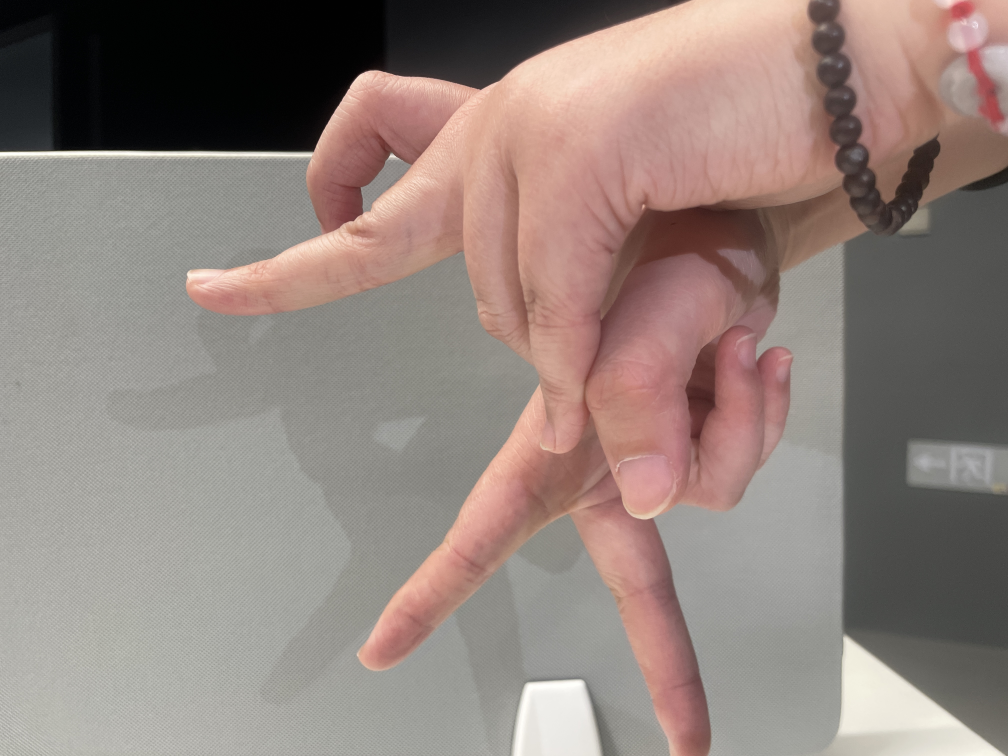
#> input picture handpose_shadow/groups1to5/origial_pics/group1/blackbird.jpg, 4032 x 3024 px (shown at 1/4 size)
$ python hand_detection_tool.py --image ../groups1to5/origial_pics/group1/blackbird.jpg
#> lines starting #> are read from the running program, lines starting #| are printed output that depends on the picture; after the words box and inside, x2 and y2 are one past the last pixel; in counts of white or black regions, pixels touching at a corner belong together
### handpose_shadow/config.py
"""
手影识别系统配置文件
包含所有可配置参数，包括视频设置、识别参数、网络设置和模板定义
"""

import os

# --- 路径设置（已修改）---
# 路径定义已移动到下面 'exe' 检测逻辑之后，以确保 base_path 统一
# ---


# 视频设置
VIDEO_SOURCE = 0  # 0表示默认摄像头
FRAME_WIDTH = 512 # 640  # 处理帧的宽度
FRAME_HEIGHT = 512 # 480  # 处理帧的高度
FRAME_SKIP = 5  # 每隔多少帧处理一次 # 之前是5
SHOW_PREVIEW = True  # 是否显示预览窗口

# ------ 加载 config.json 开始 -----

import json
import os
import sys

# --- 路径设置（已修改）---
# 获取exe文件所在目录
if getattr(sys, 'frozen', False):
    # 打包后的exe环境
    base_path = os.path.dirname(sys.executable)
else:
    # 开发环境
    base_path = os.path.dirname(os.path.abspath(__file__))

# 统一在这里定义所有路径
config_path = os.path.join(base_path, 'config.json')
LOGS_DIR = os.path.join(base_path, "logs")
# TEMPLATES_DIR 将用于拼接 JSON 中定义的相对路径
# 假设 'templates' 文件夹与您的 config.json 位于同一级别

#TEMPLATES_DIR = os.path.join(BASE_DIR, "groups1to5")
TEMPLATES_DIR = os.path.join(base_path, "templates")
# --- 路径设置结束 ---


with open(config_path, 'r', encoding='utf-8') as f:
#> (reads handpose_shadow/config.json from the repository)
    config = json.load(f)

CONSECUTIVE_FRAMES = config['CONSECUTIVE_FRAMES']
DEFAULT_GROUP = config['DEFAULT_GROUP']
TEMPLATE_THRESHOLD = config['TEMPLATE_THRESHOLD']

# --- 新增：从 config.json 加载 TEMPLATE_GROUPS ---
TEMPLATE_GROUPS = config['TEMPLATE_GROUPS']

# --- 新增：遍历并修正文件路径 ---
# 这一步至关重要：
# 1. TEMPLATES_DIR 是绝对路径 (e.g., "C:\\MyProject\\templates")
# 2. template['file'] 是 JSON 中的相对路径 (e.g., "group1/human.png")
# 3. os.path.join 会智能地将它们组合成适用于 Windows 的绝对路径
#    (e.g., "C:\\MyProject\\templates\\group1\\human.png")
for group_name, templates in TEMPLATE_GROUPS.items():
    for template in templates:
        # 确保模板字典中有 'file' 键
        if 'file' in template:
            template['file'] = os.path.join(TEMPLATES_DIR, template['file'])
#> in process_image, image is the input picture: shape (3024, 4032, 3); mean B, G, R 124.8, 130.9, 145.7
# --- 新增结束 ---

# ==================================================================
# == 在这里添加新的配置变量 ==
# ==================================================================
# 从 config.json 加载视频源设置，如果键不存在则提供默认值
# 默认模式为 'LOCAL' (本地摄像头)，这样更安全
VIDEO_SOURCE_MODE = config.get('VIDEO_SOURCE_MODE', 'LOCAL')
RTSP_URL_1 = config.get('RTSP_URL_1', '') # 默认空字符串
RTSP_URL_2 = config.get('RTSP_URL_2', '') # 默认空字符串

# ------ 加载 config.json 结束 -----


# TEMPLATE_THRESHOLD 降低到TEMPLATE_THRESHOLD
# TEMPLATE_THRESHOLD = 83

# 识别参数
SIMILARITY_THRESHOLD = TEMPLATE_THRESHOLD  # keypoints  # Hu 45  # 默认相似度阈值
# CONSECUTIVE_FRAMES = 3  # 连续多少帧匹配才认为成功
MIN_CONTOUR_AREA = 5000  # 最小手部轮廓面积（过滤小噪点）

# 皮肤检测参数
SKIN_LOWER_HSV = [0, 48, 80]  # HSV空间皮肤颜色下限
SKIN_UPPER_HSV = [20, 255, 255]  # HSV空间皮肤颜色上限

# 网络设置
UDP_SEND_IP = "127.0.0.1"  # 结果发送目标IP
UDP_SEND_PORT = 9890  # 结果发送目标端口
UDP_LISTEN_IP = "0.0.0.0"  # 命令监听IP (0.0.0.0表示所有接口)
UDP_LISTEN_PORT = 9891  # 命令监听端口
UDP_MAX_RETRIES = 3  # UDP发送最大重试次数
UDP_RETRY_DELAY = 0.3  # UDP重试间隔(秒)

# 日志设置
LOG_LEVEL = "INFO"  # 日志级别: DEBUG, INFO, WARNING, ERROR, CRITICAL
LOG_TO_FILE = True  # 是否记录日志到文件
LOG_FILENAME = "hand_shadow.log"  # 日志文件名

# 默认活动组
# DEFAULT_GROUP = "group1"

# 增加修改左右流的 识别的模板id
DEFAULT_ANIMAL_ID_LEFT = "1002"
DEFAULT_ANIMAL_ID_RIGHT = "1002"


# --- 已删除 ---
# 原本在这里的 TEMPLATE_GROUPS = { ... } 硬编码字典
# 已被完全删除，因为它现在从 config.json 加载

# 手影模板组定义
# 因为要把全部信息暴露到外部，因此把这部分都注释掉了
    # TEMPLATE_GROUPS = {
    #     "group1": [  # 城市场景  # 阈值统一从 35 提高到 80
    #         {"id": "1001", "file": os.path.join("group1", "human.png"), "name": "Ren_Human_人", "threshold": TEMPLATE_THRESHOLD}, # 人
    #         {"id": "1002", "file": os.path.join("group1", "dog.png"), "name": "Gou_Dog_狗", "threshold": TEMPLATE_THRESHOLD}, # 狗
    #         {"id": "1003", "file": os.path.join("group1", "weasel.png"), "name": "HuangYou_Weasel_黄鼬", "threshold": TEMPLATE_THRESHOLD}, #黄鼬
    #         {"id": "1004", "file": os.path.join("group1", "hedgehog.png"), "name": "CiWei_Hedgehog_刺猬", "threshold": TEMPLATE_THRESHOLD}, #刺猬
    #         {"id": "1005", "file": os.path.join("group1", "blackbird.png"), "name": "WuDong_Blackbird_乌鸫", "threshold": TEMPLATE_THRESHOLD}, #乌鸫
    #     ],
    #     "group2": [  # 冻原场景
    #         {"id": "1006", "file": os.path.join("group2", "arctic_wolf.png"), "name": "BeiJiLang_ArcticWolf_北极狼", "threshold": TEMPLATE_THRESHOLD},
    #         {"id": "1007", "file": os.path.join("group2", "reindeer.png"), "name": "XunLu_Reindeer_驯鹿", "threshold": TEMPLATE_THRESHOLD},
    #         {"id": "1008", "file": os.path.join("group2", "ptarmigan.png"), "name": "YanLeiNiao_Ptarmigan_岩雷鸟", "threshold": TEMPLATE_THRESHOLD},
    #         {"id": "1009", "file": os.path.join("group2", "musk_ox.png"), "name": "SheNiu_MuskOx_麝牛", "threshold": TEMPLATE_THRESHOLD},
    #         {"id": "1010", "file": os.path.join("group2", "arctic_hare.png"), "name": "BeiJiTu_ArcticHare_北极兔", "threshold": TEMPLATE_THRESHOLD},
    #     ],
    #     "group3": [  # 稀树草原场景
    #         {"id": "1011", "file": os.path.join("group3", "lion.png"), "name": "ShiZi_Lion_狮子", "threshold": TEMPLATE_THRESHOLD},
    #         {"id": "1012", "file": os.path.join("group3", "gemsbok.png"), "name": "GaoJiaoLing_Gemsbok_高角羚", "threshold": TEMPLATE_THRESHOLD},
    #         {"id": "1013", "file": os.path.join("group3", "elephant.png"), "name": "FeiZhouCaoYuanXiang_AfricanElephant_非洲草原象", "threshold": TEMPLATE_THRESHOLD},
    #         {"id": "1014", "file": os.path.join("group3", "buffalo.png"), "name": "FeiZhouYeShuiNiu_AfricanBuffalo_非洲野水牛", "threshold": TEMPLATE_THRESHOLD},
    #         {"id": "1015", "file": os.path.join("group3", "giraffe.png"), "name": "NanFangChangJingLu_SouthernGiraffe_南方长颈鹿", "threshold": TEMPLATE_THRESHOLD},
    #     ],
    #     "group4": [  # 针叶林场景
    #         {"id": "1016", "file": os.path.join("group4", "tiger.png"), "name": "DongBeiHu_SiberianTiger_东北虎", "threshold": TEMPLATE_THRESHOLD},
    #         {"id": "1017", "file": os.path.join("group4", "brown_bear.png"), "name": "ZongXiong_BrownBear_棕熊", "threshold": TEMPLATE_THRESHOLD},
    #         {"id": "1018", "file": os.path.join("group4", "marten.png"), "name": "ZiDiao_SableMarten_紫貂", "threshold": TEMPLATE_THRESHOLD},
    #         {"id": "1019", "file": os.path.join("group4", "snake.png"), "name": "ZongHeiJinShe_RussianRatSnake_棕黑锦蛇", "threshold": TEMPLATE_THRESHOLD},
    #         {"id": "1020", "file": os.path.join("group4", "moose.png"), "name": "TuoLu_Moose_驼鹿", "threshold": TEMPLATE_THRESHOLD},
    #     ],
    #     "group5": [  # 雨林场景
    #         {"id": "1021", "file": os.path.join("group5", "clouded_leopard.png"), "name": "XunTaYunBao_SundaCloudedLeopard_巽他云豹", "threshold": TEMPLATE_THRESHOLD},
    #         {"id": "1022", "file": os.path.join("group5", "pygmy_marmoset.png"), "name": "FengHou_SlowLoris_蜂猴", "threshold": TEMPLATE_THRESHOLD},
    #         {"id": "1023", "file": os.path.join("group5", "snake.png"), "name": "TianTangJinHuaShe_ParadiseTreeSnake_天堂金花蛇", "threshold": TEMPLATE_THRESHOLD},
    #         {"id": "1024", "file": os.path.join("group5", "bat.png"), "name": "DuanWenGuoFu_ShortNosedFruitBat_短吻果蝠", "threshold": TEMPLATE_THRESHOLD},
    #         {"id": "1025", "file": os.path.join("group5", "locust.png"), "name": "HuangChong_Locust_蝗虫", "threshold": TEMPLATE_THRESHOLD},
    #     ],
    # }
# --- 已删除 ---

# 命令定义
COMMAND_TYPES = {
    "START": "start",
    "STOP": "stop",
    "SWITCH_SCENE": "switch_scene",
    "PING": "ping",
    "LEFT":"left",
    "RIGHT":"right"
}

# 前端发过来的命令
# {"type":"stop","scene_id":""}
# {"type":"start","scene_id":""}
# {"type":"switch_scene","scene_id":"group1"}
# {"type":"left","scene_id":"1012"}
# {"type":"right","scene_id":"1012"}

# 命令类型感觉要修改，要 增加 控制 left right的命令，  还有就是要传递左右流 的手影的id
# 应该是  start ， 启动默认双流的识别，默认不发送左右流的识别结果，直到接收到对应的 左右流 命令。
#         left left_id   开始持续更新左流的识别结果,发送左流匹配程度
#         right right_id    开始持续更新右流的识别结果,发送右流匹配程度
# 应该是  stop    左右都停止，

# 状态码
STATUS_CODES = {
    "OK": "ok",
    "ERROR": "error"
}

### handpose_shadow/utils/__init__.py
"""
工具模块初始化文件
"""

import cv2 as cv
import numpy as np
import os
import time
from datetime import datetime

def resize_image(image, width=None, height=None):
    """
    调整图像大小，保持宽高比

    参数:
        image: 输入图像
        width: 目标宽度 (可选)
        height: 目标高度 (可选)

    返回:
        调整大小后的图像
    """
#> called with width = 512, height = 512
    if width is None and height is None:
        return image

    h, w = image.shape[:2]
#> h = 3024; w = 4032

    if width is None:
        aspect_ratio = height / float(h)
        new_width = int(w * aspect_ratio)
        return cv.resize(image, (new_width, height))

    elif height is None:
        aspect_ratio = width / float(w)
        new_height = int(h * aspect_ratio)
        return cv.resize(image, (width, new_height))

    else:
        return cv.resize(image, (width, height))
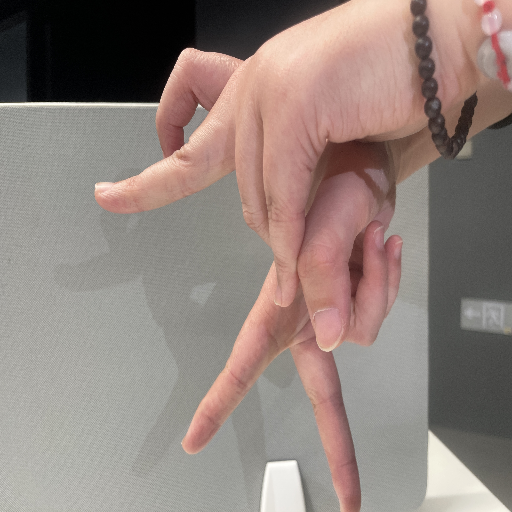
#> returned value: shape (512, 512, 3); mean of channels 0, 1, 2 124.7, 130.7, 145.6; drawn as B, G, R

# [100 lines left out: functions ensure_dir, current_timestamp, draw_contour_info, measure_fps, not called in this run]

### handpose_shadow/hand_detector.py
"""
手部检测模块
负责从视频帧中检测手部并提取轮廓
"""

import cv2 as cv
import numpy as np
from .config import SKIN_LOWER_HSV, SKIN_UPPER_HSV, MIN_CONTOUR_AREA, FRAME_WIDTH, FRAME_HEIGHT
from .utils.logging_utils import get_logger
from .utils import resize_image

class HandDetector:
    """手部检测器类，用于检测和提取手部轮廓"""

    def __init__(self, skin_lower=None, skin_upper=None, min_area=None, resize_frame=True):
        """
        初始化手部检测器

        参数:
            skin_lower (list, 可选): HSV空间皮肤颜色下限，默认使用配置值
            skin_upper (list, 可选): HSV空间皮肤颜色上限，默认使用配置值
            min_area (int, 可选): 最小手部轮廓面积，默认使用配置值
            resize_frame (bool): 是否调整输入帧大小
        """
        self.logger = get_logger("hand_detector")

        # 使用传入的参数或默认配置
        self.skin_lower = np.array(skin_lower or SKIN_LOWER_HSV, dtype=np.uint8)
        self.skin_upper = np.array(skin_upper or SKIN_UPPER_HSV, dtype=np.uint8)
        self.min_area = min_area or MIN_CONTOUR_AREA
        self.resize_frame = resize_frame

        self.logger.info(f"HandDetector initialized with: skin_range=[{self.skin_lower}, {self.skin_upper}], "
                        f"min_area={self.min_area}")

    def detect_hand(self, frame):
        """
        检测手部并返回掩码和轮廓

        参数:
            frame (numpy.ndarray): 输入帧

        返回:
            tuple: (掩码, 最大轮廓)，如果未检测到轮廓则轮廓为None
        """
        if frame is None:
            self.logger.warning("Received None frame")
            return None, None

        # 如果需要，调整帧大小
        if self.resize_frame and (frame.shape[1] != FRAME_WIDTH or frame.shape[0] != FRAME_HEIGHT):
            frame = resize_image(frame, FRAME_WIDTH, FRAME_HEIGHT)

        # 生成皮肤掩码
        skin_mask = self._detect_skin(frame)

        # 提取轮廓
        contours = self._extract_contours(skin_mask)

        # 选择最大的轮廓
        main_contour = self._select_main_contour(contours)

        if main_contour is not None:
            self.logger.debug(f"Detected hand contour with area: {cv.contourArea(main_contour)}")
        else:
            self.logger.debug("No hand contour detected")

        return skin_mask, main_contour

    def _detect_skin(self, frame):
        """
        检测皮肤区域

        参数:
            frame (numpy.ndarray): 输入帧

        返回:
            numpy.ndarray: 皮肤掩码
        """
        # 转换到HSV颜色空间
        hsv_frame = cv.cvtColor(frame, cv.COLOR_BGR2HSV)
#> hsv_frame: shape (512, 512, 3); mean H, S, V 28.7, 38.9, 146

        # 创建皮肤掩码
        skin_mask = cv.inRange(hsv_frame, self.skin_lower, self.skin_upper)
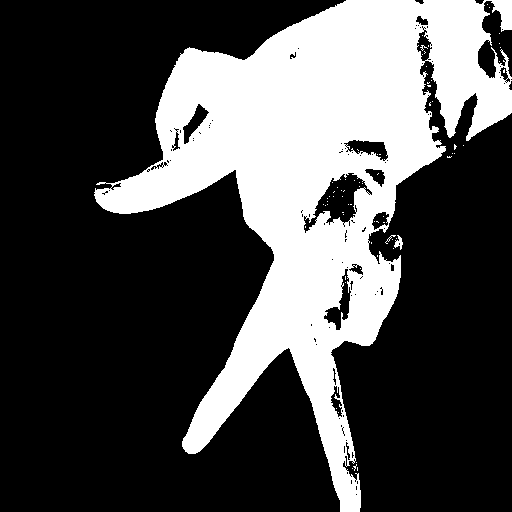
#> skin_mask: shape (512, 512); 30.2% white; 71 white regions (68 under 20 px), largest, box (x1, y1, x2, y2) and area: (94, 0, 512, 512) 79016, (394, 235, 403, 250) 67, (385, 235, 396, 244) 21

        # 应用形态学操作来改善掩码
        kernel = np.ones((3, 3), np.uint8)
        skin_mask = cv.erode(skin_mask, kernel, iterations=1)
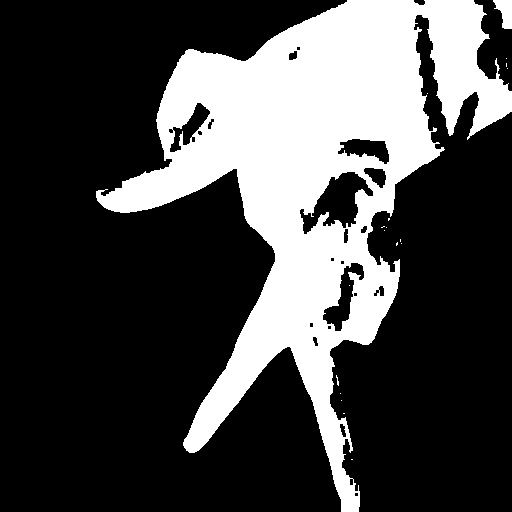
#> skin_mask: shape (512, 512); 27.9% white; 19 white regions (17 under 20 px), largest, box (x1, y1, x2, y2) and area: (96, 0, 512, 512) 72789, (493, 0, 512, 29) 358
        skin_mask = cv.dilate(skin_mask, kernel, iterations=2)
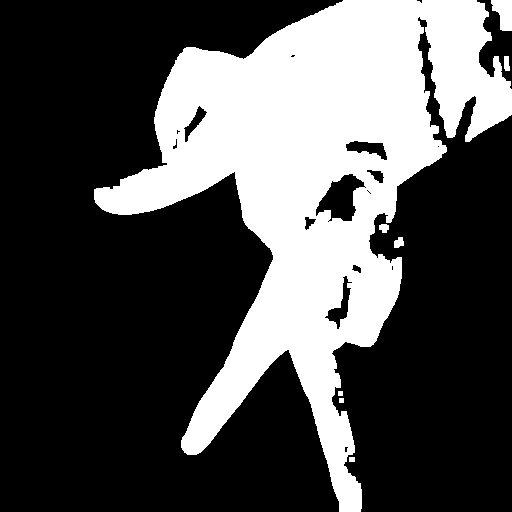
#> skin_mask: shape (512, 512); 31.5% white; 8 white regions

        # 应用高斯模糊
        skin_mask = cv.GaussianBlur(skin_mask, (5, 5), 0)
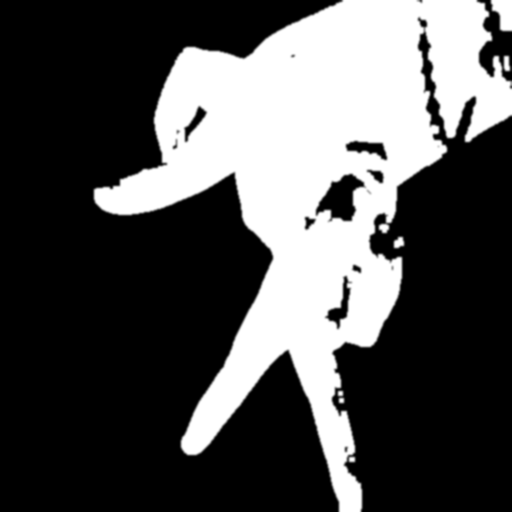
#> skin_mask: shape (512, 512); min 0, max 255, mean 80.4

        return skin_mask

    def _extract_contours(self, mask):
        """
        从掩码中提取轮廓

        参数:
            mask (numpy.ndarray): 二值掩码

        返回:
            list: 检测到的轮廓列表
        """
        contours, _ = cv.findContours(mask, cv.RETR_EXTERNAL, cv.CHAIN_APPROX_SIMPLE)
#> contours = 2 contours; box (x1, y1, x2, y2) and area: (92, 0, 512, 512) 90566, (392, 235, 406, 250) 158
        return contours

    def _select_main_contour(self, contours):
        """
        选择主要手部轮廓

        参数:
            contours (list): 轮廓列表

        返回:
            numpy.ndarray: 主要轮廓，如果没有则为None
        """
        if not contours:
            return None

        # 过滤面积小于阈值的轮廓
        valid_contours = [cnt for cnt in contours if cv.contourArea(cnt) > self.min_area]
#> valid_contours = 1 contour; box (x1, y1, x2, y2) and area: (92, 0, 512, 512) 90566

        if not valid_contours:
            return None

        # 返回面积最大的轮廓
        return max(valid_contours, key=cv.contourArea)

    # [40 lines left out: function draw_detection, not called in this run]

### handpose_shadow/utils/logging_utils.py
"""
日志工具模块
提供统一的日志记录功能
"""

import os
import logging
import sys
from datetime import datetime
from ..config import LOGS_DIR, LOG_LEVEL, LOG_TO_FILE, LOG_FILENAME

# 确保日志目录存在
os.makedirs(LOGS_DIR, exist_ok=True)

# 日志级别映射
LOG_LEVELS = {
    "DEBUG": logging.DEBUG,
    "INFO": logging.INFO,
    "WARNING": logging.WARNING,
    "ERROR": logging.ERROR,
    "CRITICAL": logging.CRITICAL
}

def setup_logger(name, level=None, log_to_file=None):
    """
    设置日志记录器

    参数:
        name (str): 日志记录器名称
        level (str, 可选): 日志级别，默认使用配置
        log_to_file (bool, 可选): 是否记录到文件，默认使用配置

    返回:
        logging.Logger: 配置好的日志记录器
    """
    # 使用传入的值或默认配置
    level = level or LOG_LEVEL
    log_to_file = log_to_file if log_to_file is not None else LOG_TO_FILE

    # 创建日志记录器
    logger = logging.getLogger(name)
    logger.setLevel(LOG_LEVELS.get(level, logging.INFO))

    # 清除已有的处理器
    logger.handlers = []

    # 创建控制台处理器
    console_handler = logging.StreamHandler(sys.stdout)
    console_formatter = logging.Formatter('%(asctime)s - %(name)s - %(levelname)s - %(message)s')
    console_handler.setFormatter(console_formatter)
    logger.addHandler(console_handler)

    # 如果需要，创建文件处理器
    if log_to_file:
        timestamp = datetime.now().strftime("%Y%m%d")
        log_file = os.path.join(LOGS_DIR, f"{timestamp}_{LOG_FILENAME}")
        file_handler = logging.FileHandler(log_file)
        file_formatter = logging.Formatter('%(asctime)s - %(name)s - %(levelname)s - %(message)s')
        file_handler.setFormatter(file_formatter)
        logger.addHandler(file_handler)

    return logger

# 创建默认日志记录器
default_logger = setup_logger("hand_shadow")

def get_logger(name=None):
    """
    获取日志记录器

    参数:
        name (str, 可选): 日志记录器名称，如果为None则使用默认记录器

    返回:
        logging.Logger: 日志记录器
    """
    if name is None:
        return default_logger
    return setup_logger(f"hand_shadow.{name}")

class LogPerformance:
    """
    性能日志装饰器，用于记录函数执行时间

    使用方法:
    @LogPerformance(logger)
    def some_function():
        pass
    """

    # [27 lines left out: functions __init__, __call__, not called in this run]

### handpose_shadow/tests/hand_detection_tool.py
"""
手部检测工具 (新版本)
用于测试HandDetector类处理图片或视频
"""

import os
import sys
import cv2 as cv
import numpy as np
import argparse


import sys
import os
sys.path.insert(0, os.path.abspath(os.path.join(os.path.dirname(__file__), '..')))
# 添加项目根目录到 Python 路径
sys.path.insert(0, os.path.abspath(os.path.dirname(__file__)))

from handpose_shadow.hand_detector import HandDetector
from handpose_shadow.utils import resize_image

def process_image(image_path, output_path=None):
    """处理单张图片"""
    # 读取图片
    image = cv.imread(image_path)
    if image is None:
        print(f"无法读取图片: {image_path}")
        return False

    # 创建手部检测器
    detector = HandDetector(min_area=1000)

    # 检测手部
    mask, contour = detector.detect_hand(image)
#> in detect_hand, `main_contour = self._select_main_contour(contours)`: main_contour = contour of 1006 points, box (x1, y1, x2, y2) (92, 0, 512, 512), area 90566
#> contour has the same summary as main_contour in detect_hand

    # 绘制检测结果
    if contour is not None:
        # 自己绘制结果，避免使用detector.draw_detection中有问题的部分
        result = image.copy()

        # 绘制轮廓
        cv.drawContours(result, [contour], -1, (0, 255, 0), 2)

        # 绘制轮廓的外接矩形
        x, y, w, h = cv.boundingRect(contour)
#> x = 92; y = 0; w = 420; h = 512
        cv.rectangle(result, (x, y), (x+w, y+h), (255, 0, 0), 2)

        # 添加轮廓面积信息
        area = cv.contourArea(contour)
#> area = 90566
        cv.putText(result, f"Area: {int(area)}", (x, y-10),
                   cv.FONT_HERSHEY_SIMPLEX, 0.5, (0, 255, 0), 1)

        print(f"检测到手部轮廓，面积: {area}")
#| 检测到手部轮廓，面积: 90566.0

        # 显示结果
        cv.imshow("检测结果", result)
        cv.waitKey(0)
        cv.destroyAllWindows()

        # 如果指定了输出路径，则保存结果
        if output_path:
            # 确保输出目录存在
            output_dir = os.path.dirname(output_path)
            if output_dir and not os.path.exists(output_dir):
                os.makedirs(output_dir)

            # 如果未指定扩展名，添加.png
            if not os.path.splitext(output_path)[1]:
                output_path += '.png'

            cv.imwrite(output_path, result)
            print(f"结果已保存至: {output_path}")

        return True
    else:
        print("未检测到手部")
        return False

# [222 lines left out: functions process_video, process_camera, not called in this run]

def main():
    """主函数"""
    parser = argparse.ArgumentParser(description="手部检测测试工具")

    # 设置输入源
    source_group = parser.add_mutually_exclusive_group(required=True)
    source_group.add_argument("--image", type=str, help="输入图片路径")
    source_group.add_argument("--video", type=str, help="输入视频路径")
    source_group.add_argument("--camera", type=int, default=None, nargs='?', const=0, help="使用摄像头（默认ID: 0）")

    # 输出设置
    parser.add_argument("--output", type=str, help="输出文件路径")

    # 调整检测参数
    parser.add_argument("--min-area", type=int, default=1000, help="最小手部轮廓面积")
    parser.add_argument("--skin-hue-low", type=int, default=0, help="HSV色调下限")
    parser.add_argument("--skin-hue-high", type=int, default=20, help="HSV色调上限")
    parser.add_argument("--skin-sat-low", type=int, default=48, help="HSV饱和度下限")
    parser.add_argument("--skin-sat-high", type=int, default=255, help="HSV饱和度上限")
    parser.add_argument("--skin-val-low", type=int, default=80, help="HSV亮度下限")
    parser.add_argument("--skin-val-high", type=int, default=255, help="HSV亮度上限")

    args = parser.parse_args()

    print("手部检测工具 (新版本)")

    # 根据输入类型调用相应的处理函数
    if args.image:
        print(f"处理图片: {args.image}")
        process_image(args.image, args.output)
    elif args.video:
        print(f"处理视频: {args.video}")
        process_video(args.video, args.output)
    elif args.camera is not None:
        print(f"使用摄像头ID: {args.camera}")
        process_camera(args.camera, args.output)

if __name__ == "__main__":
    main()
